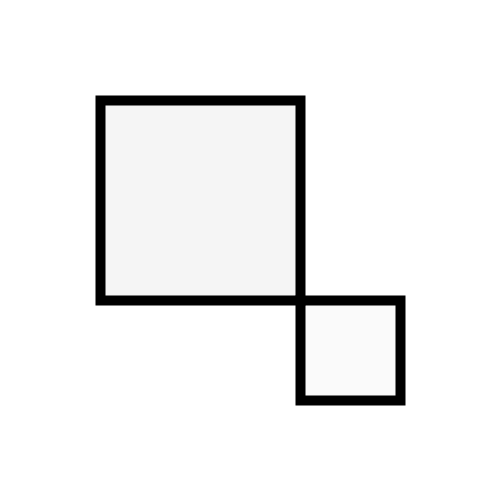
Frame 1 (no input)
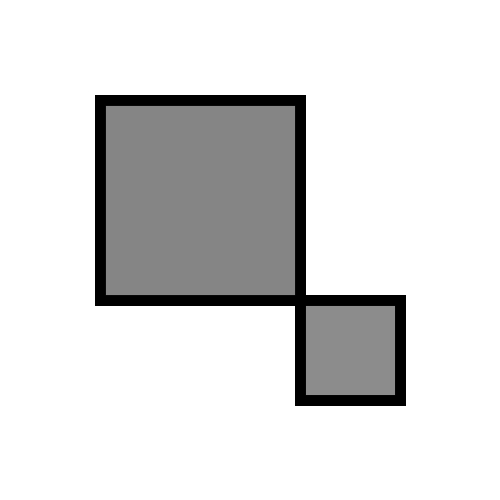
Frame 60 (the mouse pressed at the canvas centre just before this capture)
Frame 120 (the mouse held since frame 60 and released just before this capture): identical to frame 60, image omitted

The Processing sketch that drew these frames (run headless with seeded random() and noise(); from frame 60 on, the mouse is pressed at the canvas centre):

// Processing sketch: e02_animacja_tla2
// ── e02_animacja_tla2.pde

void setup() //tu nie stawiac srednika!!!
{
  size(500, 500);
  strokeWeight(10);
  fill(123, 10);
  background(255);
  frameRate(10);
}

void draw()
{
  fill(123, 10);
  rect(300, 300, 100, 100);
  fill(123, 20);
  rect(100, 100, 200, 200);
}
